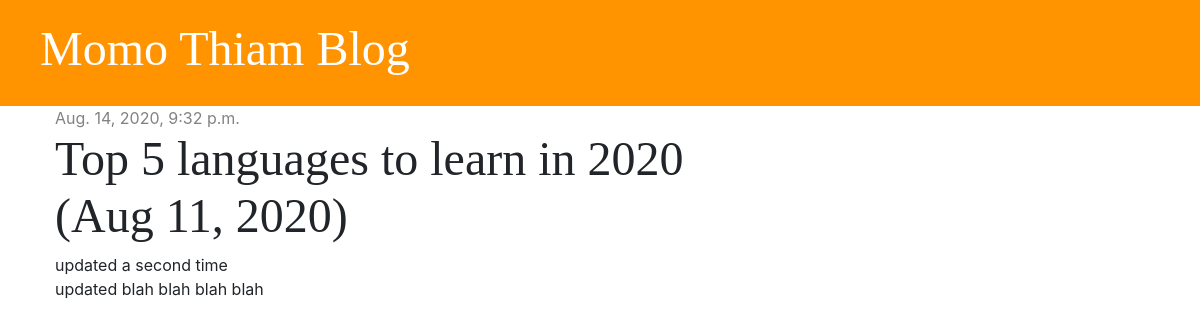
The app's page /post/2/ with its own data.
### blog/models.py (models this page shows, shortened)
class Post(models.Model):
    author = models.ForeignKey('auth.User', on_delete=models.CASCADE)
    title = models.CharField(max_length=200)
    text = models.TextField()
    created_date = models.DateTimeField(default=timezone.now)
    published_date = models.DateTimeField(blank=True, null=True)

### blog/views.py (the view)
# urls.py: path('post/<int:pk>/', views.post_detail, name='post_detail'),
def post_detail(request, pk):
    post = get_object_or_404(Post, pk=pk)
    stuff_for_frontend = {'post': post}
    return render(request, 'blog/post_detail.html', stuff_for_frontend)

### blog/templates/blog/post_detail.html (shortened to what this page needs)
{% extends 'blog/base.html' %}
{% block content %}
    <div class="post">
        {% if post.published_date %}
            <div class="date">
                {{ post.published_date }}
            </div>
        {% else %}
            <a href="{% url 'post_publish' pk=post.pk %}" class="btn btn-primary">Publish</a>
        {% endif %}
        <h1>{{ post.title }}</h1>
        <p>{{ post.text|linebreaksbr }}</p>
    </div>
{% endblock %}

### blog/static/css/blog.css (style rules this page uses)
h1, h2, h3, h4 { font-family: 'Tangerine', 'Inconsalata', 'Droid Sans', serif; font-size: 48px; }
.date { color: #828282 }
.post { margin-bottom: 70px; }

### records on screen
Post: published_date "Aug. 14, 2020, 9:32 p.m.", title "Top 5 languages to learn in 2020 (Aug 11, 2020)", text "updated a second time updated blah blah blah blah"
